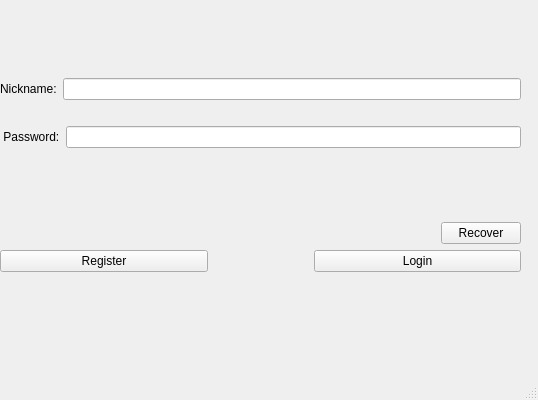
<?xml version="1.0" encoding="UTF-8"?>
<ui version="4.0">
 <class>MainWindow</class>
 <widget class="QMainWindow" name="MainWindow">
  <property name="geometry">
   <rect>
    <x>0</x>
    <y>0</y>
    <width>538</width>
    <height>400</height>
   </rect>
  </property>
  <property name="windowTitle">
   <string>MainWindow</string>
  </property>
  <widget class="QWidget" name="centralwidget">
   <widget class="QWidget" name="verticalLayoutWidget_3">
    <property name="geometry">
     <rect>
      <x>0</x>
      <y>10</y>
      <width>521</width>
      <height>331</height>
     </rect>
    </property>
    <layout class="QVBoxLayout" name="verticalLayout_3">
     <item>
      <layout class="QVBoxLayout" name="verticalLayout_2">
       <item>
        <layout class="QHBoxLayout" name="horizontalLayout_3">
         <item>
          <widget class="QLabel" name="LoginLabel">
           <property name="text">
            <string>Nickname:</string>
           </property>
          </widget>
         </item>
         <item>
          <widget class="QLineEdit" name="LoginWrite"/>
         </item>
        </layout>
       </item>
       <item>
        <spacer name="verticalSpacer">
         <property name="orientation">
          <enum>Qt::Vertical</enum>
         </property>
         <property name="sizeType">
          <enum>QSizePolicy::Fixed</enum>
         </property>
         <property name="sizeHint" stdset="0">
          <size>
           <width>20</width>
           <height>20</height>
          </size>
         </property>
        </spacer>
       </item>
       <item>
        <layout class="QHBoxLayout" name="horizontalLayout_4">
         <item>
          <widget class="QLabel" name="label">
           <property name="text">
            <string> Password:</string>
           </property>
          </widget>
         </item>
         <item>
          <widget class="QLineEdit" name="PasswordWrite">
           <property name="echoMode">
            <enum>QLineEdit::Password</enum>
           </property>
          </widget>
         </item>
        </layout>
       </item>
      </layout>
     </item>
     <item>
      <layout class="QVBoxLayout" name="verticalLayout">
       <item>
        <layout class="QHBoxLayout" name="horizontalLayout_2">
         <item>
          <spacer name="horizontalSpacer">
           <property name="orientation">
            <enum>Qt::Horizontal</enum>
           </property>
           <property name="sizeHint" stdset="0">
            <size>
             <width>40</width>
             <height>20</height>
            </size>
           </property>
          </spacer>
         </item>
         <item>
          <widget class="QPushButton" name="Recover">
           <property name="text">
            <string>Recover</string>
           </property>
          </widget>
         </item>
        </layout>
       </item>
       <item>
        <layout class="QHBoxLayout" name="horizontalLayout">
         <item>
          <widget class="QPushButton" name="Register">
           <property name="text">
            <string>Register</string>
           </property>
          </widget>
         </item>
         <item>
          <spacer name="horizontalSpacer_3">
           <property name="orientation">
            <enum>Qt::Horizontal</enum>
           </property>
           <property name="sizeType">
            <enum>QSizePolicy::Fixed</enum>
           </property>
           <property name="sizeHint" stdset="0">
            <size>
             <width>100</width>
             <height>20</height>
            </size>
           </property>
          </spacer>
         </item>
         <item>
          <widget class="QPushButton" name="Login">
           <property name="text">
            <string>Login</string>
           </property>
          </widget>
         </item>
        </layout>
       </item>
      </layout>
     </item>
    </layout>
   </widget>
  </widget>
  <widget class="QMenuBar" name="menubar">
   <property name="geometry">
    <rect>
     <x>0</x>
     <y>0</y>
     <width>538</width>
     <height>19</height>
    </rect>
   </property>
  </widget>
  <widget class="QStatusBar" name="statusbar"/>
 </widget>
 <resources/>
 <connections/>
</ui>
